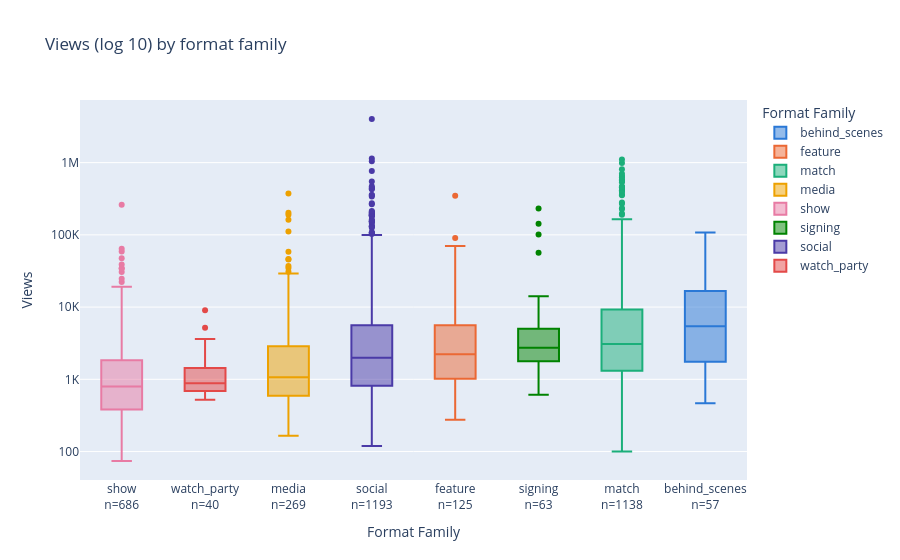

Notebook code cell kept with this figure:
### Code cell
order = df.groupby('format_family')['view_count'].median().sort_values().index.tolist()
n = df['format_family'].value_counts()

fig = px.box(
    df, x='format_family', y='log10_views',
    color='format_family',
    color_discrete_map=FAMILY_COLORS,
    category_orders={'format_family': order},
    title='Views (log 10) by format family',
    labels={'format_family': 'Format Family', 'log10_views': "Views"}
    )

for tr in fig.data:
    tr.legendrank = FIXED.index(tr.name)

fig.update_xaxes(
    tickvals=order,
    ticktext=[f'{f}<br>n={n[f]}' for f in order])

fig.update_yaxes(
    tickvals=[2, 3, 4, 5, 6],
    ticktext=['100', '1K', '10K', '100K', '1M'])

fig.show()

### Figure 1 — Plotly figure (JSON) as saved in the notebook; plotly's stock layout.template omitted (floating-point values rounded to 4 significant figures; data arrays with more than 128 entries replaced by an {"elided": "..."} marker saying what was removed)
{"data": [{"alignmentgroup": "True", "hovertemplate": "Format Family=%{x}<br>Views=%{y}<extra></extra>", "legendgroup": "show", "legendrank": 4, "marker": {"color": "#e87ba4"}, "name": "show", "notched": false, "offsetgroup": "show", "orientation": "v", "showlegend": true, "type": "box", "x": {"elided": "686 str values"}, "x0": " ", "xaxis": "x", "y": {"elided": "686 float values"}, "y0": " ", "yaxis": "y"}, {"alignmentgroup": "True", "hovertemplate": "Format Family=%{x}<br>Views=%{y}<extra></extra>", "legendgroup": "watch_party", "legendrank": 7, "marker": {"color": "#e34948"}, "name": "watch_party", "notched": false, "offsetgroup": "watch_party", "orientation": "v", "showlegend": true, "type": "box", "x": ["watch_party", "watch_party", "watch_party", "watch_party", "watch_party", "watch_party", "watch_party", "watch_party", "watch_party", "watch_party", "watch_party", "watch_party", "watch_party", "watch_party", "watch_party", "watch_party", "watch_party", "watch_party", "watch_party", "watch_party", "watch_party", "watch_party", "watch_party", "watch_party", "watch_party", "watch_party", "watch_party", "watch_party", "watch_party", "watch_party", "watch_party", "watch_party", "watch_party", "watch_party", "watch_party", "watch_party", "watch_party", "watch_party", "watch_party", "watch_party"], "x0": " ", "xaxis": "x", "y": [2.959, 2.947, 3.307, 3.276, 3.149, 2.839, 3.02, 3.003, 3.558, 3.401, 3.386, 3.249, 3.168, 2.839, 2.864, 2.903, 2.781, 2.732, 3.092, 2.716, 2.8, 2.913, 2.991, 2.935, 3.073, 2.77, 2.78, 2.84, 2.833, 2.941, 2.854, 2.883, 2.998, 2.967, 2.883, 2.887, 2.79, 3.37, 3.958, 3.714], "y0": " ", "yaxis": "y"}, {"alignmentgroup": "True", "hovertemplate": "Format Family=%{x}<br>Views=%{y}<extra></extra>", "legendgroup": "media", "legendrank": 3, "marker": {"color": "#eda100"}, "name": "media", "notched": false, "offsetgroup": "media", "orientation": "v", "showlegend": true, "type": "box", "x": {"elided": "269 str values"}, "x0": " ", "xaxis": "x", "y": {"elided": "269 float values"}, "y0": " ", "yaxis": "y"}, {"alignmentgroup": "True", "hovertemplate": "Format Family=%{x}<br>Views=%{y}<extra></extra>", "legendgroup": "social", "legendrank": 6, "marker": {"color": "#4a3aa7"}, "name": "social", "notched": false, "offsetgroup": "social", "orientation": "v", "showlegend": true, "type": "box", "x": {"elided": "1193 str values"}, "x0": " ", "xaxis": "x", "y": {"elided": "1193 float values"}, "y0": " ", "yaxis": "y"}, {"alignmentgroup": "True", "hovertemplate": "Format Family=%{x}<br>Views=%{y}<extra></extra>", "legendgroup": "feature", "legendrank": 1, "marker": {"color": "#eb6834"}, "name": "feature", "notched": false, "offsetgroup": "feature", "orientation": "v", "showlegend": true, "type": "box", "x": ["feature", "feature", "feature", "feature", "feature", "feature", "feature", "feature", "feature", "feature", "feature", "feature", "feature", "feature", "feature", "feature", "feature", "feature", "feature", "feature", "feature", "feature", "feature", "feature", "feature", "feature", "feature", "feature", "feature", "feature", "feature", "feature", "feature", "feature", "feature", "feature", "feature", "feature", "feature", "feature", "feature", "feature", "feature", "feature", "feature", "feature", "feature", "feature", "feature", "feature", "feature", "feature", "feature", "feature", "feature", "feature", "feature", "feature", "feature", "feature", "feature", "feature", "feature", "feature", "feature", "feature", "feature", "feature", "feature", "feature", "feature", "feature", "feature", "feature", "feature", "feature", "feature", "feature", "feature", "feature", "feature", "feature", "feature", "feature", "feature", "feature", "feature", "feature", "feature", "feature", "feature", "feature", "feature", "feature", "feature", "feature", "feature", "feature", "feature", "feature", "feature", "feature", "feature", "feature", "feature", "feature", "feature", "feature", "feature", "feature", "feature", "feature", "feature", "feature", "feature", "feature", "feature", "feature", "feature", "feature", "feature", "feature", "feature", "feature", "feature"], "x0": " ", "xaxis": "x", "y": [3.024, 3.575, 3.872, 3.065, 3.605, 3.41, 3.323, 2.932, 3.257, 3.964, 4.2, 3.147, 4.049, 3.82, 3.309, 3.202, 2.643, 3.813, 2.583, 2.853, 2.74, 2.746, 2.599, 2.637, 3.183, 3.519, 2.991, 3.439, 2.829, 3.712, 3.743, 3.441, 3.532, 3.459, 3.242, 3.618, 3.286, 4.342, 3.32, 3.746, 4.108, 3.392, 3.301, 3.423, 3.188, 3.68, 3.42, 2.984, 3.814, 3.179, 2.571, 3.228, 2.726, 2.597, 2.719, 2.773, 2.787, 2.687, 3.032, 3.814, 2.96, 3.153, 2.646, 2.441, 3.563, 3.527, 3.521, 3.015, 3.871, 3.081, 3.856, 3.56, 3.62, 3.63, 3.023, 3.523, 3.301, 4.146, 3.252, 2.701, 2.722, 2.575, 2.739, 2.63, 2.61, 3.764, 3.949, 3.334, 3.192, 4.2, 4.156, 3.648, 4.699, 3.618, 3.253, 4.845, 4.105, 3.058, 4.2, 3.816, 4.171, 3.348, 3.731, 3.475, 3.367, 4.647, 2.978, 2.938, 3.035, 3.481, 2.63, 3.094, 3.063, 3.614, 2.821, 4.691, 3.763, 3.605, 3.348, 5.542, 3.791, 3.773, 4.049, 3.276, 4.955], "y0": " ", "yaxis": "y"}, {"alignmentgroup": "True", "hovertemplate": "Format Family=%{x}<br>Views=%{y}<extra></extra>", "legendgroup": "signing", "legendrank": 5, "marker": {"color": "#008300"}, "name": "signing", "notched": false, "offsetgroup": "signing", "orientation": "v", "showlegend": true, "type": "box", "x": ["signing", "signing", "signing", "signing", "signing", "signing", "signing", "signing", "signing", "signing", "signing", "signing", "signing", "signing", "signing", "signing", "signing", "signing", "signing", "signing", "signing", "signing", "signing", "signing", "signing", "signing", "signing", "signing", "signing", "signing", "signing", "signing", "signing", "signing", "signing", "signing", "signing", "signing", "signing", "signing", "signing", "signing", "signing", "signing", "signing", "signing", "signing", "signing", "signing", "signing", "signing", "signing", "signing", "signing", "signing", "signing", "signing", "signing", "signing", "signing", "signing", "signing", "signing"], "x0": " ", "xaxis": "x", "y": [4.015, 2.969, 3.951, 4.152, 3.561, 3.785, 5.364, 2.786, 2.944, 3.063, 3.307, 3.024, 3.144, 3.084, 3.428, 3.49, 3.449, 3.202, 3.38, 3.316, 4.753, 3.369, 3.366, 3.373, 5.004, 3.207, 3.885, 3.565, 3.53, 3.528, 3.707, 5.152, 4.102, 3.481, 3.439, 3.411, 3.581, 3.251, 3.171, 3.954, 3.262, 3.241, 3.52, 3.505, 3.325, 3.319, 3.365, 3.201, 3.664, 3.187, 3.438, 3.196, 3.367, 3.682, 3.775, 3.351, 3.252, 3.809, 3.713, 3.489, 3.769, 3.477, 2.958], "y0": " ", "yaxis": "y"}, {"alignmentgroup": "True", "hovertemplate": "Format Family=%{x}<br>Views=%{y}<extra></extra>", "legendgroup": "match", "legendrank": 2, "marker": {"color": "#1baf7a"}, "name": "match", "notched": false, "offsetgroup": "match", "orientation": "v", "showlegend": true, "type": "box", "x": {"elided": "1138 str values"}, "x0": " ", "xaxis": "x", "y": {"elided": "1138 float values"}, "y0": " ", "yaxis": "y"}, {"alignmentgroup": "True", "hovertemplate": "Format Family=%{x}<br>Views=%{y}<extra></extra>", "legendgroup": "behind_scenes", "legendrank": 0, "marker": {"color": "#2a78d6"}, "name": "behind_scenes", "notched": false, "offsetgroup": "behind_scenes", "orientation": "v", "showlegend": true, "type": "box", "x": ["behind_scenes", "behind_scenes", "behind_scenes", "behind_scenes", "behind_scenes", "behind_scenes", "behind_scenes", "behind_scenes", "behind_scenes", "behind_scenes", "behind_scenes", "behind_scenes", "behind_scenes", "behind_scenes", "behind_scenes", "behind_scenes", "behind_scenes", "behind_scenes", "behind_scenes", "behind_scenes", "behind_scenes", "behind_scenes", "behind_scenes", "behind_scenes", "behind_scenes", "behind_scenes", "behind_scenes", "behind_scenes", "behind_scenes", "behind_scenes", "behind_scenes", "behind_scenes", "behind_scenes", "behind_scenes", "behind_scenes", "behind_scenes", "behind_scenes", "behind_scenes", "behind_scenes", "behind_scenes", "behind_scenes", "behind_scenes", "behind_scenes", "behind_scenes", "behind_scenes", "behind_scenes", "behind_scenes", "behind_scenes", "behind_scenes", "behind_scenes", "behind_scenes", "behind_scenes", "behind_scenes", "behind_scenes", "behind_scenes", "behind_scenes", "behind_scenes"], "x0": " ", "xaxis": "x", "y": [4.157, 3.707, 4.235, 4.163, 3.709, 4.637, 3.966, 4.597, 4.808, 4.004, 3.894, 4.778, 4.43, 4.264, 4.508, 4.363, 3.027, 3.456, 3.258, 2.819, 3.945, 3.191, 2.716, 4.332, 2.981, 4.072, 4.908, 3.869, 4.97, 3.849, 3.659, 3.736, 4.218, 3.072, 3.643, 2.863, 3.363, 3.548, 2.71, 3.382, 3.249, 2.669, 3.359, 3.848, 3.106, 3.337, 3.546, 3.085, 2.99, 2.688, 3.231, 3.5, 3.832, 4.205, 4.242, 5.034, 3.82], "y0": " ", "yaxis": "y"}], "layout": {"boxmode": "overlay", "legend": {"title": {"text": "Format Family"}, "tracegroupgap": 0}, "title": {"text": "Views (log 10) by format family"}, "xaxis": {"anchor": "y", "categoryarray": ["show", "watch_party", "media", "social", "feature", "signing", "match", "behind_scenes"], "categoryorder": "array", "domain": [0, 1], "ticktext": ["show<br>n=686", "watch_party<br>n=40", "media<br>n=269", "social<br>n=1193", "feature<br>n=125", "signing<br>n=63", "match<br>n=1138", "behind_scenes<br>n=57"], "tickvals": ["show", "watch_party", "media", "social", "feature", "signing", "match", "behind_scenes"], "title": {"text": "Format Family"}}, "yaxis": {"anchor": "x", "domain": [0, 1], "ticktext": ["100", "1K", "10K", "100K", "1M"], "tickvals": [2, 3, 4, 5, 6], "title": {"text": "Views"}}}}
